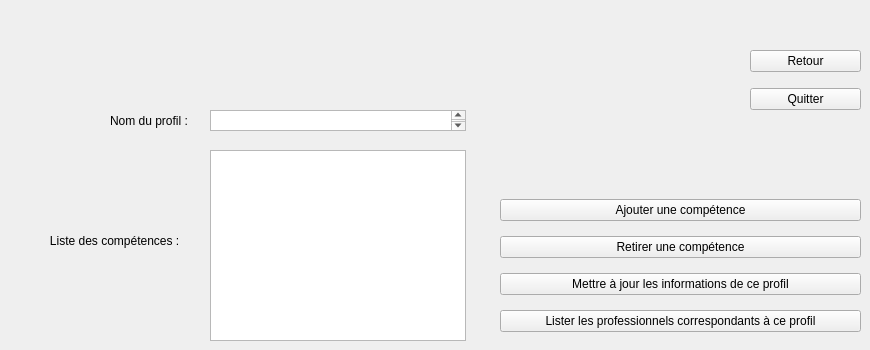
    <widget class="QWidget" name="page_12">
     <widget class="QLabel" name="label_21">
      <property name="geometry">
       <rect>
        <x>110</x>
        <y>110</y>
        <width>91</width>
        <height>21</height>
       </rect>
      </property>
      <property name="text">
       <string>Nom du profil : </string>
      </property>
     </widget>
     <widget class="QWidget" name="verticalLayoutWidget_14">
      <property name="geometry">
       <rect>
        <x>500</x>
        <y>190</y>
        <width>361</width>
        <height>151</height>
       </rect>
      </property>
      <layout class="QVBoxLayout" name="verticalLayout_14">
       <item>
        <widget class="QPushButton" name="pushButton_31">
         <property name="text">
          <string>Ajouter une compétence</string>
         </property>
        </widget>
       </item>
       <item>
        <widget class="QPushButton" name="pushButton_32">
         <property name="text">
          <string>Retirer une compétence</string>
         </property>
        </widget>
       </item>
       <item>
        <widget class="QPushButton" name="pushButton_108">
         <property name="text">
          <string>Mettre à jour les informations de ce profil</string>
         </property>
        </widget>
       </item>
       <item>
        <widget class="QPushButton" name="pushButton_33">
         <property name="text">
          <string>Lister les professionnels correspondants à ce profil</string>
         </property>
        </widget>
       </item>
      </layout>
     </widget>
     <widget class="QWidget" name="verticalLayoutWidget_15">
      <property name="geometry">
       <rect>
        <x>750</x>
        <y>40</y>
        <width>111</width>
        <height>81</height>
       </rect>
      </property>
      <layout class="QVBoxLayout" name="verticalLayout_15">
       <item>
        <widget class="QPushButton" name="pushButton_34">
         <property name="text">
          <string>Retour</string>
         </property>
        </widget>
       </item>
       <item>
        <widget class="QPushButton" name="pushButton_35">
         <property name="text">
          <string>Quitter</string>
         </property>
        </widget>
       </item>
      </layout>
     </widget>
     <widget class="QTextBrowser" name="textBrowser_8">
      <property name="geometry">
       <rect>
        <x>210</x>
        <y>110</y>
        <width>256</width>
        <height>21</height>
       </rect>
      </property>
     </widget>
     <widget class="QTextBrowser" name="textBrowser_9">
      <property name="geometry">
       <rect>
        <x>210</x>
        <y>150</y>
        <width>256</width>
        <height>191</height>
       </rect>
      </property>
     </widget>
     <widget class="QLabel" name="label_22">
      <property name="geometry">
       <rect>
        <x>40</x>
        <y>230</y>
        <width>161</width>
        <height>21</height>
       </rect>
      </property>
      <property name="text">
       <string>   Liste des compétences :</string>
      </property>
     </widget>
    </widget>
